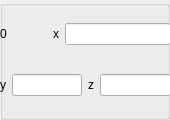
<?xml version="1.0" encoding="UTF-8"?>
<ui version="4.0">
 <class>ptsValue</class>
 <widget class="QGroupBox" name="ptsValue">
  <property name="geometry">
   <rect>
    <x>0</x>
    <y>0</y>
    <width>170</width>
    <height>120</height>
   </rect>
  </property>
  <property name="maximumSize">
   <size>
    <width>170</width>
    <height>120</height>
   </size>
  </property>
  <property name="windowTitle">
   <string>GroupBox</string>
  </property>
  <widget class="QWidget" name="verticalLayoutWidget">
   <property name="geometry">
    <rect>
     <x>0</x>
     <y>0</y>
     <width>171</width>
     <height>121</height>
    </rect>
   </property>
   <layout class="QVBoxLayout" name="verticalLayout">
    <item>
     <layout class="QHBoxLayout" name="horizontalLayout_4">
      <item>
       <widget class="QLabel" name="name">
        <property name="text">
         <string>0</string>
        </property>
       </widget>
      </item>
      <item>
       <spacer name="horizontalSpacer">
        <property name="orientation">
         <enum>Qt::Horizontal</enum>
        </property>
        <property name="sizeType">
         <enum>QSizePolicy::Fixed</enum>
        </property>
        <property name="sizeHint" stdset="0">
         <size>
          <width>40</width>
          <height>20</height>
         </size>
        </property>
       </spacer>
      </item>
      <item>
       <layout class="QHBoxLayout" name="horizontalLayout_3">
        <item>
         <widget class="QLabel" name="label_3">
          <property name="text">
           <string>x</string>
          </property>
         </widget>
        </item>
        <item>
         <widget class="QLineEdit" name="textX"/>
        </item>
       </layout>
      </item>
     </layout>
    </item>
    <item>
     <layout class="QHBoxLayout" name="horizontalLayout_5">
      <item>
       <layout class="QHBoxLayout" name="horizontalLayout_6">
        <item>
         <widget class="QLabel" name="label_2">
          <property name="text">
           <string>y</string>
          </property>
         </widget>
        </item>
        <item>
         <widget class="QLineEdit" name="textY"/>
        </item>
       </layout>
      </item>
      <item>
       <layout class="QHBoxLayout" name="horizontalLayout_2">
        <item>
         <layout class="QHBoxLayout" name="horizontalLayout">
          <item>
           <widget class="QLabel" name="label">
            <property name="text">
             <string>z</string>
            </property>
           </widget>
          </item>
          <item>
           <widget class="QLineEdit" name="textZ"/>
          </item>
         </layout>
        </item>
       </layout>
      </item>
     </layout>
    </item>
   </layout>
  </widget>
 </widget>
 <resources/>
 <connections/>
</ui>
